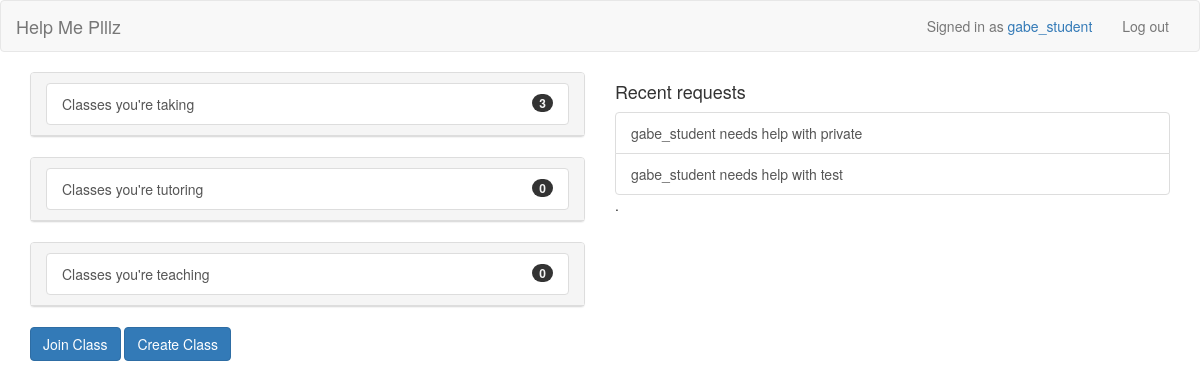
Page /join/ (signed in) on the committed database.
### help_plz/models.py (models this page shows)
class HelpRequest(models.Model):
    klass = models.ForeignKey(Class, default=1, on_delete=models.CASCADE)
    topic = models.CharField(max_length=50)
    HIGH = ("HIGH", "H")
    LOW = ("LOW", "L")
    MEDIUM = ("MEDIUM", "M")
    URGENCY_CHOICES = (
            HIGH, MEDIUM, LOW
    )
    urgency = models.CharField(max_length=1, choices= URGENCY_CHOICES,
    blank=True)
    pub_datetime = models.DateTimeField('request time', auto_now=True)
    public = models.BooleanField(default=True)
    started = models.BooleanField(default=False)
    request_teacher = models.BooleanField(default=False)
    creator = models.ForeignKey(User, on_delete=models.CASCADE, default=1)
    concurers = models.ManyToManyField(User, related_name="concurers")
    def __str__(self):
        x = self.creator.username+' needs help'
        if not self.topic.__str__() == '':
            x += ' with ' + self.topic.__str__()
        return x

### help_plz/views.py (the view, shortened to what this page needs)
# urls.py: url(r'^join/$', views.join_class, name='join_class'),
@require_http_methods(["GET","POST"])
@login_required()
def join_class(request):
    if request.method=="GET":
        return render(request, 'help_plz/account.html',
                {'recent_requests':recent_requests(request.user)})

### help_plz/models.py (called while the page is built)
    def __str__(self):
        return self.name

### help_plz/views.py (called while the page is built)
def recent_requests(user):
    return HelpRequest.objects.filter(creator=user)

### help_plz/templates/help_plz/account.html (shortened to what this page needs)
{% extends "base.html" %}
{% block content %}
<div class="row">
    <div class="col-md-6">
    <div class="panel panel-default">
        <div class="panel-heading">
    <button class="list-group-item" data-toggle="collapse"
                                                  data-target="#classes_taking">Classes you're taking
                                                  <span class="badge">{{ user.class_set.all|length }}</span>
    </button>
        </div>
    </div>
    <div class="panel panel-default">
        <div class="panel-heading">
    <button type="button" class="list-group-item" data-toggle="collapse"
                                                  data-target="#classes_tutoring">Classes you're tutoring
                                                  <span class="badge">{{ user.tutoring_set.all|length }}</span>
    </button>
        </div>
    </div>
    <div class="panel panel-default">
        <div class="panel-heading">
    <button type="button" class="list-group-item" data-toggle="collapse"
                                                  data-target="#classes_teaching">Classes you're teaching
                                                  <span class="badge">{{ user.teaching_set.all|length }}</span>
    </button>
        </div>
    </div>
    </div>
    <div class="col-md-6">
        {% if recent_requests|length %}
        <h4> Recent requests </h4>
        <ul class="list-group">
        {% for request in recent_requests %}
            <a class="list-group-item" href="{% url 'help_plz:index' request.klass.pk %}">{{request }}</a>
        {% endfor %}.
        </ul>
        {% else %}
        <h3> No recent requests </h3>
        {% endif %}
    </div>
</div>
<button type="button" class="btn btn-primary" data-toggle="modal" data-target="#join_class_modal">
    Join Class
</button>
<button type="button" class="btn btn-primary" data-toggle="modal" data-target="#create_class_modal">
    Create Class
</button>
{% endblock %}

### templates/base.html (shortened to what this page needs)
{% load static %}
{% load rules %}
<!DOCTYPE html>
<html lang="en">
    <head>
        <link href="{% static '/dist/css/bootstrap.min.css' %}" rel="stylesheet">
        <link href="{% static 'base.css' %}" rel="stylesheet">
    </head>
    <body>
        <nav class="navbar navbar-default">
            <div class="container-fluid">
                <div class="navbar-header">
                    <a class="navbar-brand" href="#">Help Me Plllz</a>
                </div>
                <div class="collapse navbar-collapse" id="bs-example-navbar-collapse-1">
                    <ul class="nav navbar-nav navbar-right">
                        {% if user.is_authenticated %}
                        <li><p class="navbar-text">Signed in as <a href="{% url 'help_plz:account' %}">{{ user }}</a><p></li>
                        <li><a href="{% url 'logout' %}?next={% url 'login' %}" >
                            Log out
                        </a></li>
                        {% else %}
                        <li><a href="{% url 'create_user' %}">Create
                                account</a></li>
                        <li><a href="{% url 'login' %}">Log in</a></li>
                        {% endif %}
                </div>
            </div>
        </nav>
        <div class="container">
            <div class="content">
                {% block content %}
                {% endblock %}
            </div>
        </div>
    </body>
</html>

### rows in the picture
HelpRequest: creator+topic "gabe_student needs help with private"
HelpRequest: creator+topic "gabe_student needs help with test"

### other values in the picture
{{ user }} "gabe_student"
{{ user.class_set.all|length }} "3"
{{ user.tutoring_set.all|length }} "0"
{{ user.teaching_set.all|length }} "0"
